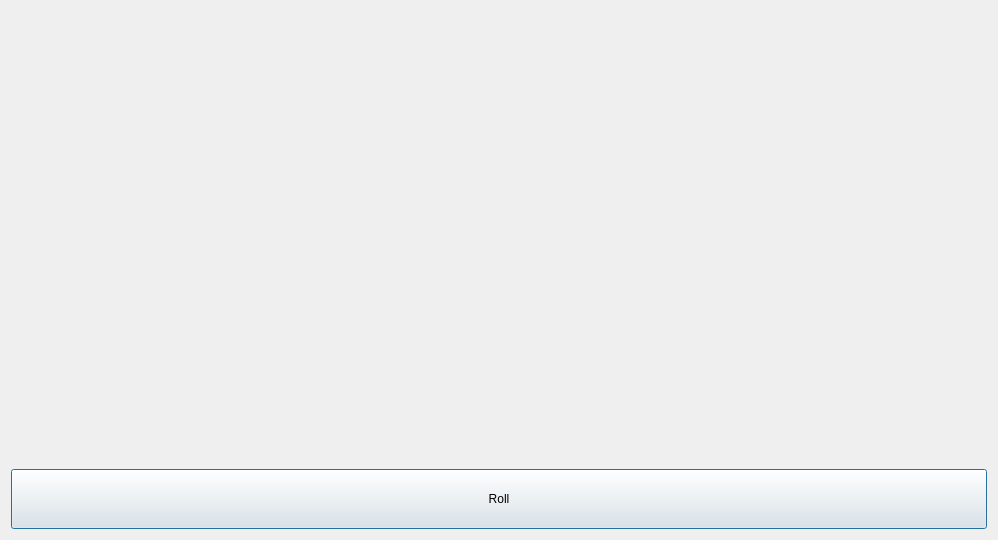
<?xml version="1.0" encoding="UTF-8"?>
<ui version="4.0">
 <class>Dialog</class>
 <widget class="QDialog" name="Dialog">
  <property name="geometry">
   <rect>
    <x>0</x>
    <y>0</y>
    <width>998</width>
    <height>540</height>
   </rect>
  </property>
  <property name="windowTitle">
   <string>Elizabeths dice roller</string>
  </property>
  <layout class="QGridLayout" name="gridLayout">
   <item row="0" column="0">
    <widget class="QLabel" name="roll1">
     <property name="text">
      <string/>
     </property>
    </widget>
   </item>
   <item row="0" column="1">
    <widget class="QLabel" name="roll2">
     <property name="text">
      <string/>
     </property>
    </widget>
   </item>
   <item row="1" column="0" colspan="2">
    <widget class="QPushButton" name="rollButton">
     <property name="minimumSize">
      <size>
       <width>0</width>
       <height>60</height>
      </size>
     </property>
     <property name="text">
      <string>Roll</string>
     </property>
    </widget>
   </item>
  </layout>
 </widget>
 <resources/>
 <connections/>
</ui>
